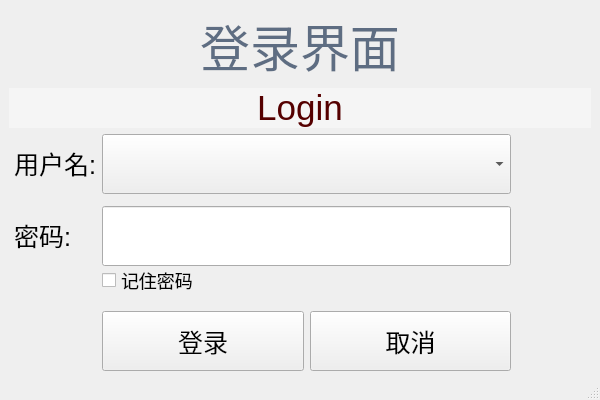
<?xml version="1.0" encoding="UTF-8"?>
<ui version="4.0">
 <class>Login</class>
 <widget class="QMainWindow" name="Login">
  <property name="geometry">
   <rect>
    <x>0</x>
    <y>0</y>
    <width>600</width>
    <height>400</height>
   </rect>
  </property>
  <property name="minimumSize">
   <size>
    <width>600</width>
    <height>400</height>
   </size>
  </property>
  <property name="maximumSize">
   <size>
    <width>600</width>
    <height>400</height>
   </size>
  </property>
  <property name="windowTitle">
   <string>MainWindow</string>
  </property>
  <widget class="QWidget" name="centralwidget">
   <layout class="QVBoxLayout" name="verticalLayout">
    <item>
     <layout class="QHBoxLayout" name="horizontalLayout_2">
      <item>
       <widget class="QLabel" name="label_3">
        <property name="styleSheet">
         <string notr="true">    font-size: 50px;
    color: #5e6d82;
    line-height: 1.5em;</string>
        </property>
        <property name="text">
         <string>登录界面</string>
        </property>
        <property name="alignment">
         <set>Qt::AlignCenter</set>
        </property>
       </widget>
      </item>
     </layout>
    </item>
    <item>
     <layout class="QHBoxLayout" name="horizontalLayout_3">
      <item>
       <widget class="QLabel" name="label_4">
        <property name="styleSheet">
         <string notr="true">font-size: 35px;
background-color: #F5F5F5;  /* 修正为 background-color */
line-height: 1.5em;
color: rgb(85, 0, 0);  /* 设置文本颜色为白色 */
</string>
        </property>
        <property name="text">
         <string>Login</string>
        </property>
        <property name="alignment">
         <set>Qt::AlignCenter</set>
        </property>
       </widget>
      </item>
     </layout>
    </item>
    <item>
     <layout class="QGridLayout" name="gridLayout">
      <property name="leftMargin">
       <number>5</number>
      </property>
      <item row="1" column="2">
       <spacer name="verticalSpacer">
        <property name="orientation">
         <enum>Qt::Vertical</enum>
        </property>
        <property name="sizeType">
         <enum>QSizePolicy::Fixed</enum>
        </property>
        <property name="sizeHint" stdset="0">
         <size>
          <width>20</width>
          <height>7</height>
         </size>
        </property>
       </spacer>
      </item>
      <item row="2" column="0">
       <widget class="QLabel" name="label_2">
        <property name="styleSheet">
         <string notr="true">font-size: 25px;
line-height: 1.5em;
</string>
        </property>
        <property name="text">
         <string>密码:</string>
        </property>
       </widget>
      </item>
      <item row="3" column="2">
       <layout class="QHBoxLayout" name="horizontalLayout_4">
        <item>
         <widget class="QCheckBox" name="checkBox">
          <property name="minimumSize">
           <size>
            <width>0</width>
            <height>20</height>
           </size>
          </property>
          <property name="styleSheet">
           <string notr="true">font-size:18px</string>
          </property>
          <property name="text">
           <string>记住密码</string>
          </property>
         </widget>
        </item>
       </layout>
      </item>
      <item row="0" column="4">
       <spacer name="horizontalSpacer_2">
        <property name="orientation">
         <enum>Qt::Horizontal</enum>
        </property>
        <property name="sizeType">
         <enum>QSizePolicy::Fixed</enum>
        </property>
        <property name="sizeHint" stdset="0">
         <size>
          <width>80</width>
          <height>20</height>
         </size>
        </property>
       </spacer>
      </item>
      <item row="0" column="0">
       <widget class="QLabel" name="label">
        <property name="styleSheet">
         <string notr="true">font-size: 25px;

line-height: 1.5em;
</string>
        </property>
        <property name="text">
         <string>用户名:</string>
        </property>
       </widget>
      </item>
      <item row="2" column="3">
       <layout class="QHBoxLayout" name="horizontalLayout_6">
        <property name="spacing">
         <number>6</number>
        </property>
        <property name="leftMargin">
         <number>0</number>
        </property>
        <property name="rightMargin">
         <number>0</number>
        </property>
        <property name="bottomMargin">
         <number>0</number>
        </property>
       </layout>
      </item>
      <item row="0" column="2">
       <layout class="QVBoxLayout" name="verticalLayout_5">
        <item>
         <widget class="QComboBox" name="userComBox">
          <property name="minimumSize">
           <size>
            <width>0</width>
            <height>60</height>
           </size>
          </property>
          <property name="styleSheet">
           <string notr="true">font-size:25px</string>
          </property>
         </widget>
        </item>
       </layout>
      </item>
      <item row="0" column="3">
       <layout class="QHBoxLayout" name="horizontalLayout_8"/>
      </item>
      <item row="5" column="2">
       <layout class="QHBoxLayout" name="horizontalLayout">
        <item>
         <widget class="QPushButton" name="loginBtn">
          <property name="minimumSize">
           <size>
            <width>0</width>
            <height>60</height>
           </size>
          </property>
          <property name="styleSheet">
           <string notr="true">font-size:25px;</string>
          </property>
          <property name="text">
           <string>登录</string>
          </property>
          <property name="type" stdset="0">
           <string>primary</string>
          </property>
         </widget>
        </item>
        <item>
         <widget class="QPushButton" name="quXiaoBtn">
          <property name="minimumSize">
           <size>
            <width>0</width>
            <height>60</height>
           </size>
          </property>
          <property name="styleSheet">
           <string notr="true">font-size:25px;</string>
          </property>
          <property name="text">
           <string>取消</string>
          </property>
         </widget>
        </item>
       </layout>
      </item>
      <item row="2" column="2">
       <widget class="QLineEdit" name="passLine">
        <property name="minimumSize">
         <size>
          <width>0</width>
          <height>60</height>
         </size>
        </property>
        <property name="maximumSize">
         <size>
          <width>999999</width>
          <height>16777215</height>
         </size>
        </property>
        <property name="styleSheet">
         <string notr="true">font-size:25px</string>
        </property>
        <property name="echoMode">
         <enum>QLineEdit::Password</enum>
        </property>
       </widget>
      </item>
      <item row="4" column="2">
       <spacer name="verticalSpacer_2">
        <property name="orientation">
         <enum>Qt::Vertical</enum>
        </property>
        <property name="sizeType">
         <enum>QSizePolicy::Fixed</enum>
        </property>
        <property name="sizeHint" stdset="0">
         <size>
          <width>20</width>
          <height>15</height>
         </size>
        </property>
       </spacer>
      </item>
     </layout>
    </item>
   </layout>
  </widget>
  <widget class="QMenuBar" name="menubar">
   <property name="geometry">
    <rect>
     <x>0</x>
     <y>0</y>
     <width>600</width>
     <height>17</height>
    </rect>
   </property>
  </widget>
  <widget class="QStatusBar" name="statusbar"/>
 </widget>
 <resources/>
 <connections/>
</ui>
